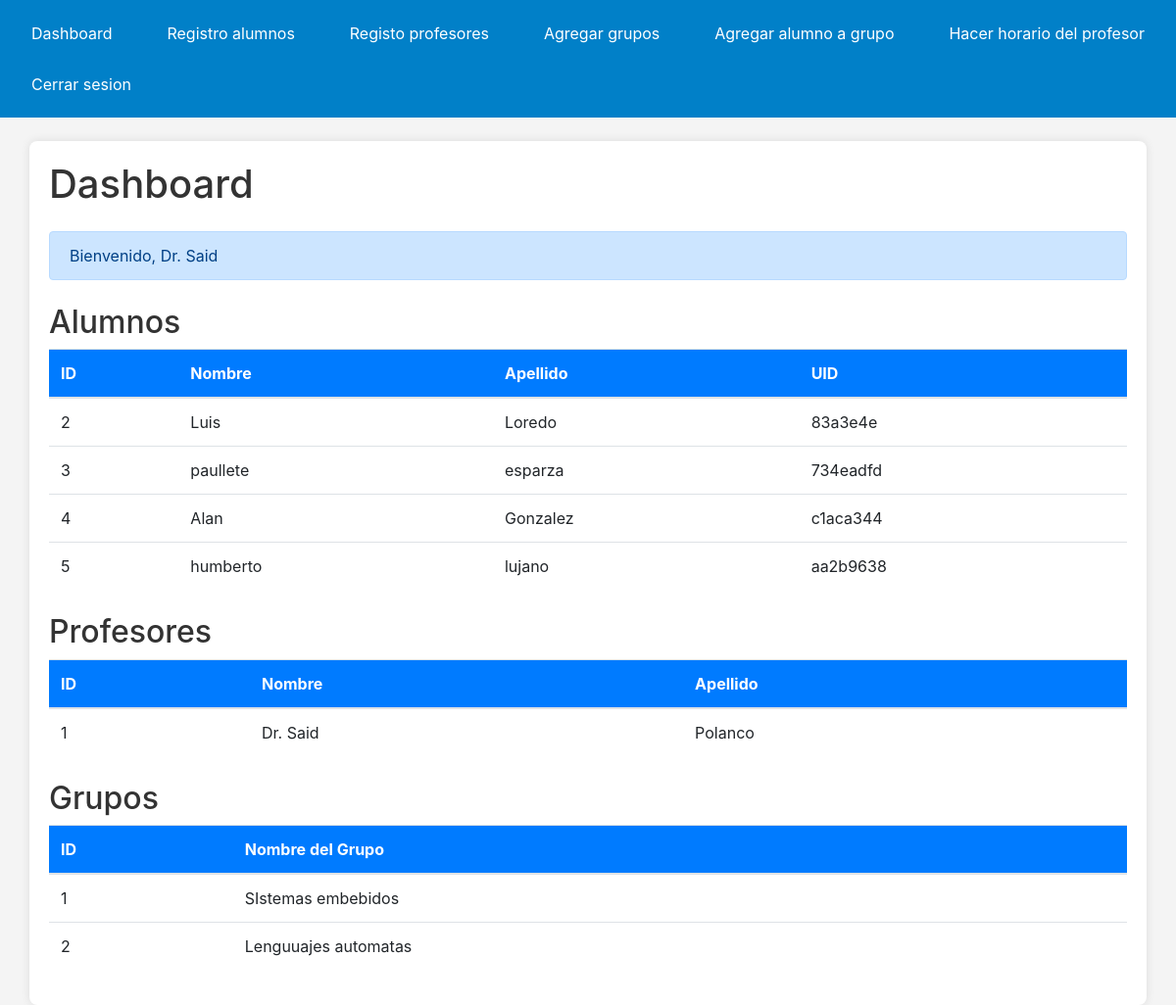
/dashboard_administrador.php (signed in), run on the app's committed database.
### tables this page shows
CREATE TABLE `profesores` (
  `id` int(6) UNSIGNED NOT NULL,
  `nombre` varchar(100) NOT NULL,
  `apellido` varchar(100) NOT NULL,
  `pin` varchar(50) NOT NULL,
  `username` varchar(100) NOT NULL,
  `email` varchar(100) DEFAULT NULL,
  `password` varchar(255) NOT NULL
);

CREATE TABLE `alumnos` (
  `id` int(6) UNSIGNED NOT NULL,
  `nombre` varchar(100) NOT NULL,
  `apellido` varchar(100) NOT NULL,
  `uid` varchar(50) NOT NULL,
  `username` varchar(100) NOT NULL,
  `password` varchar(255) NOT NULL,
  `email` varchar(100) DEFAULT NULL,
  `pin` varchar(4) NOT NULL
);

CREATE TABLE `grupos` (
  `id` int(6) UNSIGNED NOT NULL,
  `nombre_grupo` varchar(50) NOT NULL,
  `profesor_id` int(6) UNSIGNED DEFAULT NULL
);

### dashboard_administrador.php (the view, shortened to what this page needs)
<?php
$servername = "localhost";
$username = "root";
$password = "";
$dbname = "rfid";
try {
    $conn = new PDO("mysql:host=$servername;dbname=$dbname", $username, $password);
    $conn->setAttribute(PDO::ATTR_ERRMODE, PDO::ERRMODE_EXCEPTION);
    $stmtAlumnos = $conn->prepare("SELECT id, nombre, apellido, uid FROM alumnos");
    $stmtAlumnos->execute();
    $alumnos = $stmtAlumnos->fetchAll();
    $stmtProfesores = $conn->prepare("SELECT id, nombre, apellido FROM profesores");
    $stmtProfesores->execute();
    $profesores = $stmtProfesores->fetchAll();
    $stmtGrupos = $conn->prepare("SELECT id, nombre_grupo FROM grupos");
    $stmtGrupos->execute();
    $grupos = $stmtGrupos->fetchAll();
} catch(PDOException $e) {
    echo "Error: " . $e->getMessage();
}
?>
<?php include('nav_admin.php'); ?>
<!DOCTYPE html>
<html lang="en">
<head>
    <link href="https://maxcdn.bootstrapcdn.com/bootstrap/4.5.2/css/bootstrap.min.css" rel="stylesheet">
</head>
<body>
<div class="container mt-4">
    <h1 class="mb-4 ">Dashboard</h1>
    <div class="alert alert-primary" role="alert">
        <?php
        $user = $_SESSION['user'];
        echo "Bienvenido, " . $user['nombre'];
        ?>
    </div>
    <h2 class="mt-4">Alumnos</h2>
    <table class="table table-hover">
        <thead>
            <tr>
                <th>ID</th>
                <th>Nombre</th>
                <th>Apellido</th>
                <th>UID</th>
            </tr>
        </thead>
        <tbody>
            <?php foreach($alumnos as $alumno): ?>
            <tr>
                <td><?php echo $alumno['id']; ?></td>
                <td><?php echo $alumno['nombre']; ?></td>
                <td><?php echo $alumno['apellido']; ?></td>
                <td><?php echo $alumno['uid']; ?></td>
            </tr>
            <?php endforeach; ?>
        </tbody>
    </table>
    <h2 class="mt-4">Profesores</h2>
    <table class="table table-hover">
        <thead>
            <tr>
                <th>ID</th>
                <th>Nombre</th>
                <th>Apellido</th>
            </tr>
        </thead>
        <tbody>
            <?php foreach($profesores as $profesor): ?>
            <tr>
                <td><?php echo $profesor['id']; ?></td>
                <td><?php echo $profesor['nombre']; ?></td>
                <td><?php echo $profesor['apellido']; ?></td>
            </tr>
            <?php endforeach; ?>
        </tbody>
    </table>
    <h2 class="mt-4">Grupos</h2>
    <table class="table table-hover">
        <thead>
            <tr>
                <th>ID</th>
                <th>Nombre del Grupo</th>
            </tr>
        </thead>
        <tbody>
            <?php foreach($grupos as $grupo): ?>
            <tr>
                <td><?php echo $grupo['id']; ?></td>
                <td><?php echo $grupo['nombre_grupo']; ?></td>
            </tr>
            <?php endforeach; ?>
        </tbody>
    </table>
</div>
</body>
</html>

### dashboard_administrador.php (style rules this page uses)
body { background-color: #f4f4f4; }
.container { background-color: #fff; padding: 20px; border-radius: 8px; box-shadow: 0 0 10px rgba(0, 0, 0, 0.1); }
h1, h2 { color: #333; }
table { background-color: #fff; }
th { background-color: #007BFF; color: #fff; }

### data on the page
profesores: nombre "Dr. Said", id "1", apellido "Polanco"
alumnos: id "2", nombre "Luis", apellido "Loredo", uid "83a3e4e"
alumnos: id "3", nombre "paullete", apellido "esparza", uid "734eadfd"
alumnos: id "4", nombre "Alan", apellido "Gonzalez", uid "c1aca344"
alumnos: id "5", nombre "humberto", apellido "lujano", uid "aa2b9638"
grupos: id "1", nombre_grupo "SIstemas embebidos"
grupos: id "2", nombre_grupo "Lenguuajes automatas"
